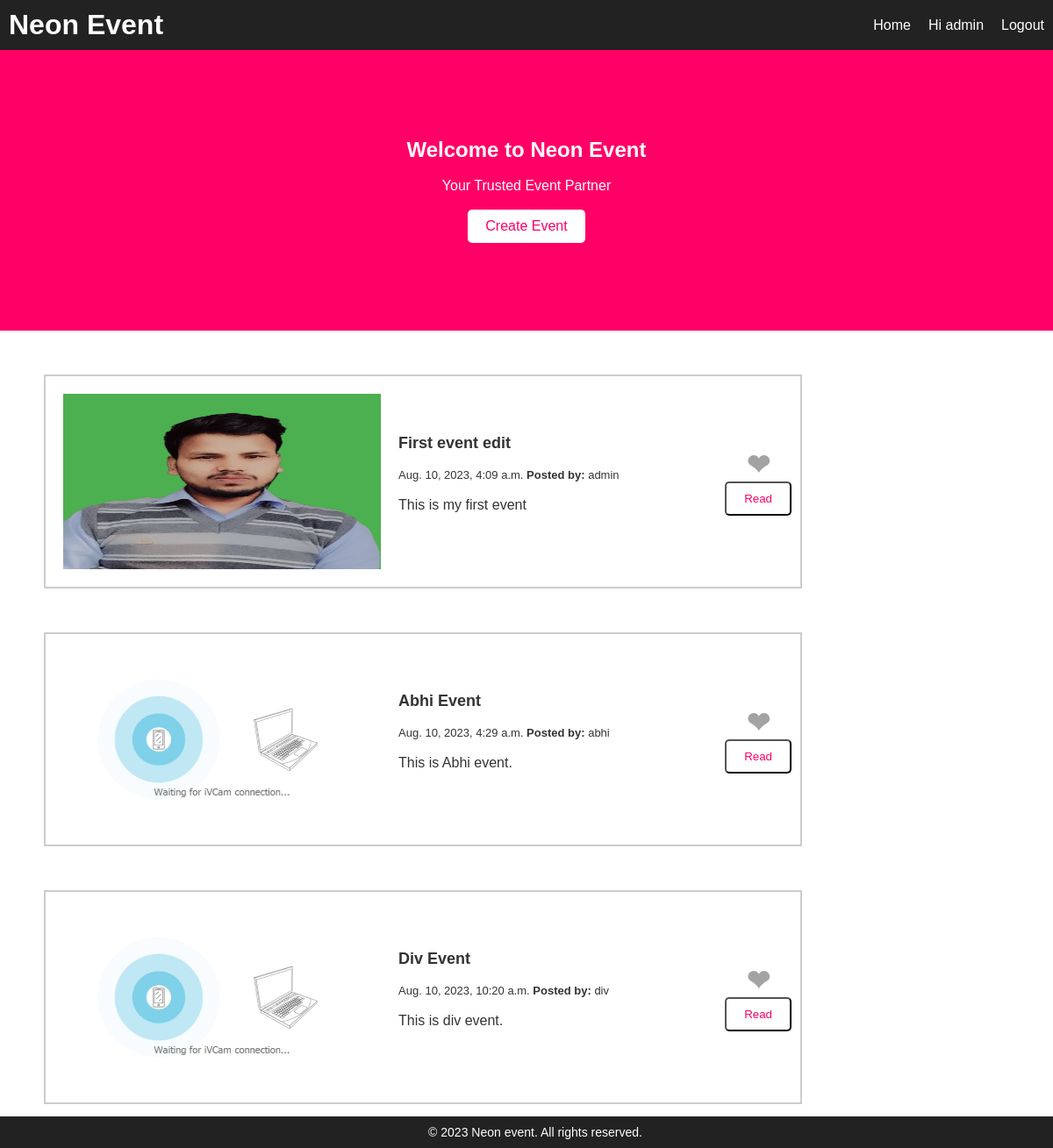
The app's page / (signed in) with its own data.
### app1/models.py (models this page shows)
class Event(models.Model):
    user_id =models.ForeignKey(User,on_delete=models.CASCADE)
    title =models.CharField(max_length=150)
    dec =models.TextField()
    liked =models.ManyToManyField(User, default=None, blank=True,related_name='liked')
    date = models.DateTimeField(auto_now_add=True,null=True)
    img=models.ImageField(upload_to='my_img', null=True, blank=True)

### app1/views.py (the view)
# urls.py: path('', views.homePage, name='home'),
def homePage(reuest):
    event = Event.objects.all()
    context = {'events':event}
    return render(reuest, "home.html",context)

### templates/home.html (shortened to what this page needs)
{% extends 'base.html' %}
{% block content %}
{% load static %}
<html lang="en">
<head>
  <link rel="stylesheet" href="/static/css/styles.css">
</head>
<body>
  <section class="hero-section">
    <div class="container">
      <h2 style="color:white;">Welcome to Neon Event</h2><br>
      <p style="color:white;">Your Trusted Event Partner</p><br>
      {% if user.is_authenticated %}
      <a href="{% url 'create_event' %}" class="btn">Create Event</a>
     {% endif %}
    </div>
  </section>
  {% for event in events %}
    <div class="column-container">
      <div class="column image-column">
        <img src="{{event.img.url}}"width="100%">
      </div>
      <div class ="column title-column">
        <h3 class = "Title">{{event.title}} </h3><br>
        <p class = "Date">{{event.date}} <b>Posted by:</b> {{event.user_id.username}}</p><br>
        <p class = "Dec">{{event.dec}}</p><br>
      </div>
      <div style="flex: -1; align:center">
        <h1 class=" Like" style=" color:#a3a3a3; size:40px; text-align:center">&#10084</h1>
        <a href="event_detail/{{event.id}}"><button class="btn">Read</button></a>
      </div>
    </div>
</body>
</html>
{% endfor %}
{% endblock  %}

### templates/header.html
<body>
<header>
    <a href="{% url 'home' %}"> <h1>Neon Event</h1></a>
    <nav>
      <ul>
        <li><a href="{% url 'home' %}">Home</a></li>
        {% if user.is_authenticated %}
        <li><a href="/"> Hi {{request.user}}</a></li>
        <li><a href="{% url 'logout' %}">Logout</a></li>
        {% else %}
        <li><a href="{% url 'login' %}">login</a></li>
        <li><a href="{% url 'signup' %}">Signup</a></li>
        {% endif %}
      </ul>
    </nav>
  </header>

### static/css/styles.css (style rules this page uses)
body, h1, h2, h3, p, ul, li { margin: 0; padding: 0; font-family: Arial, sans-serif; color: #333; }
a { text-decoration: none;; }
header { background-color: #222; padding: 10px; display: flex; justify-content: space-between; align-items: center; }
header h1 { color: #ffffff; }
nav ul { list-style: none; display: flex; }
nav li { margin-left: 20px; }
nav li a { color: #fff; text-decoration: none; }
.hero-section { background-color: #ff0066; color: #fff; text-align: center; padding: 100px 0; }
.btn { background-color: #fff; color: #ff0066; display: inline-block; padding: 10px 20px; text-decoration: none; border-radius: 5px; }
.column-container { width:70%; display: flex; align-items: center; border: 2px solid #ccc; margin: 50px; padding: 10px; }
.column { flex: 1; padding: 10px; }
.Date { font-size: small; font-weight: lighter; }
.Title { font-size: large; font-weight: bold; }
.Dec { font-size: medium; }
.image-column img { max-width: 100%; height: 200px; }

### records on screen
Event: img (picture), title "First event edit", date "Aug. 10, 2023, 4:09 a.m.", user_id.username "admin", dec "This is my first event"
Event: img (picture), title "Abhi Event", date "Aug. 10, 2023, 4:29 a.m.", user_id.username "abhi", dec "This is Abhi event."
Event: img (picture), title "Div Event", date "Aug. 10, 2023, 10:20 a.m.", user_id.username "div", dec "This is div event."

### other values on screen
{{ request.user }} "admin"
